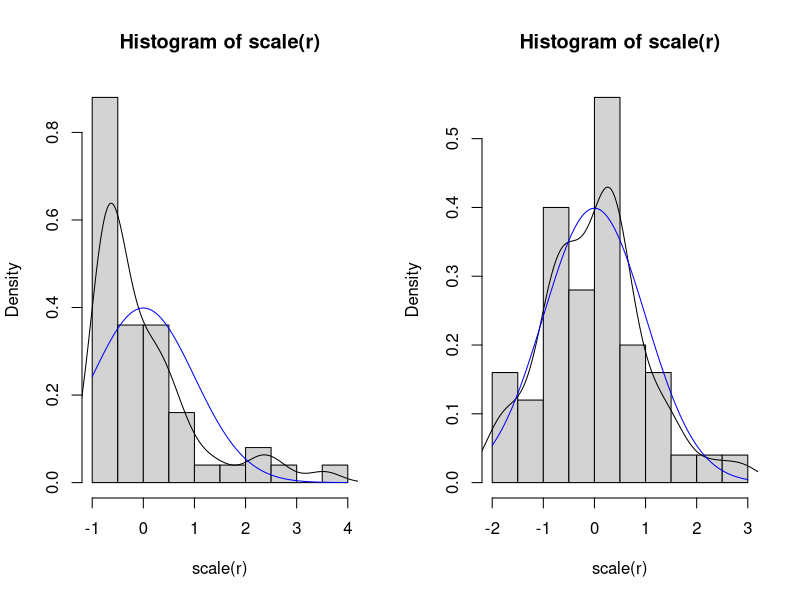

This chart was generated by the following R code:
normality.plot <- function(r.dist, n, ...) {
  r <- r.dist(n, ...)
  hist(scale(r), prob=T)
  lines(density(scale(r)))
  #curve(dnorm(x,0,1), col='blue', add=T)
  curve(dnorm, col='blue', add=T)
  shapiro.test(r)
}

op <- par(mfrow=c(1,2))
normality.plot(rchisq, n=50, df=1)
normality.plot(rchisq, n=50, df=10)
par(op)